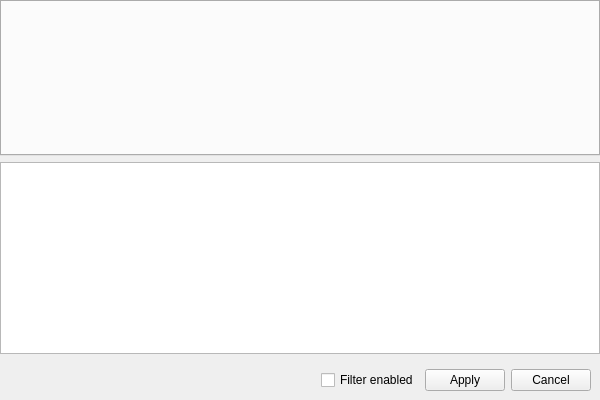
<?xml version="1.0" encoding="UTF-8"?>
<ui version="4.0">
 <class>FilterSettingsWindow</class>
 <widget class="QWidget" name="FilterSettingsWindow">
  <property name="geometry">
   <rect>
    <x>0</x>
    <y>0</y>
    <width>600</width>
    <height>400</height>
   </rect>
  </property>
  <property name="windowTitle">
   <string>Filter settings</string>
  </property>
  <layout class="QVBoxLayout" name="_3">
   <property name="leftMargin">
    <number>0</number>
   </property>
   <property name="topMargin">
    <number>0</number>
   </property>
   <property name="rightMargin">
    <number>0</number>
   </property>
   <property name="bottomMargin">
    <number>0</number>
   </property>
   <item>
    <widget class="QTabWidget" name="tabs"/>
   </item>
   <item>
    <widget class="QTreeView" name="view">
     <property name="contextMenuPolicy">
      <enum>Qt::ContextMenuPolicy::CustomContextMenu</enum>
     </property>
     <property name="verticalScrollBarPolicy">
      <enum>Qt::ScrollBarPolicy::ScrollBarAlwaysOff</enum>
     </property>
     <property name="horizontalScrollBarPolicy">
      <enum>Qt::ScrollBarPolicy::ScrollBarAlwaysOff</enum>
     </property>
     <property name="selectionMode">
      <enum>QAbstractItemView::SelectionMode::ExtendedSelection</enum>
     </property>
     <property name="selectionBehavior">
      <enum>QAbstractItemView::SelectionBehavior::SelectRows</enum>
     </property>
     <property name="autoExpandDelay">
      <number>0</number>
     </property>
     <property name="uniformRowHeights">
      <bool>true</bool>
     </property>
     <property name="animated">
      <bool>true</bool>
     </property>
    </widget>
   </item>
   <item>
    <layout class="QHBoxLayout" name="_2">
     <property name="leftMargin">
      <number>9</number>
     </property>
     <property name="topMargin">
      <number>9</number>
     </property>
     <property name="rightMargin">
      <number>9</number>
     </property>
     <property name="bottomMargin">
      <number>9</number>
     </property>
     <item>
      <spacer name="horizontalSpacer">
       <property name="orientation">
        <enum>Qt::Orientation::Horizontal</enum>
       </property>
       <property name="sizeHint" stdset="0">
        <size>
         <width>40</width>
         <height>20</height>
        </size>
       </property>
      </spacer>
     </item>
     <item>
      <widget class="QCheckBox" name="checkBoxFilterEnabled">
       <property name="text">
        <string>Filter enabled</string>
       </property>
      </widget>
     </item>
     <item>
      <widget class="QPushButton" name="btnApply">
       <property name="text">
        <string>Apply</string>
       </property>
      </widget>
     </item>
     <item>
      <widget class="QPushButton" name="btnCancel">
       <property name="text">
        <string>Cancel</string>
       </property>
      </widget>
     </item>
    </layout>
   </item>
  </layout>
  <action name="actionLanguageCheckAll">
   <property name="text">
    <string>Check all</string>
   </property>
   <property name="menuRole">
    <enum>QAction::MenuRole::NoRole</enum>
   </property>
  </action>
  <action name="actionLanguageUncheckAll">
   <property name="text">
    <string>Uncheck all</string>
   </property>
   <property name="menuRole">
    <enum>QAction::MenuRole::NoRole</enum>
   </property>
  </action>
  <action name="actionLanguageInvertChecks">
   <property name="text">
    <string>Invert checks</string>
   </property>
   <property name="menuRole">
    <enum>QAction::MenuRole::NoRole</enum>
   </property>
  </action>
 </widget>
 <layoutdefault spacing="6" margin="11"/>
 <resources/>
 <connections/>
</ui>
